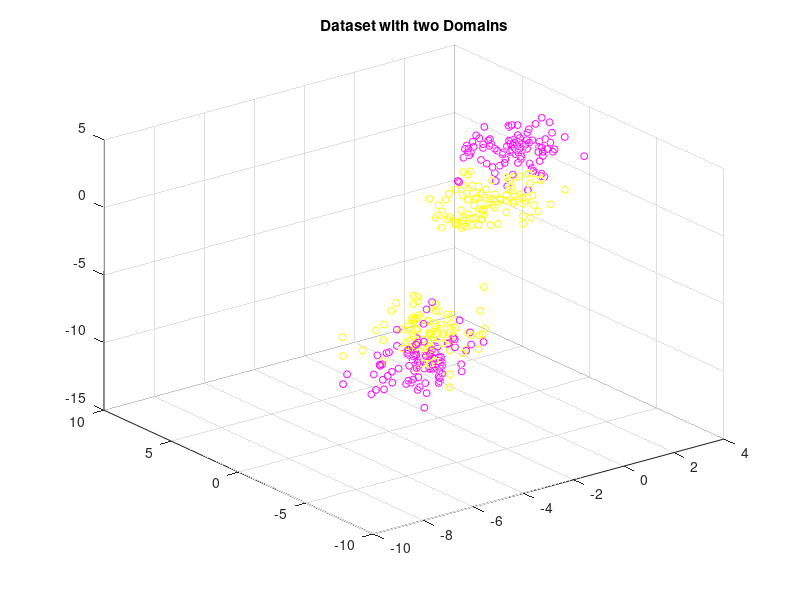
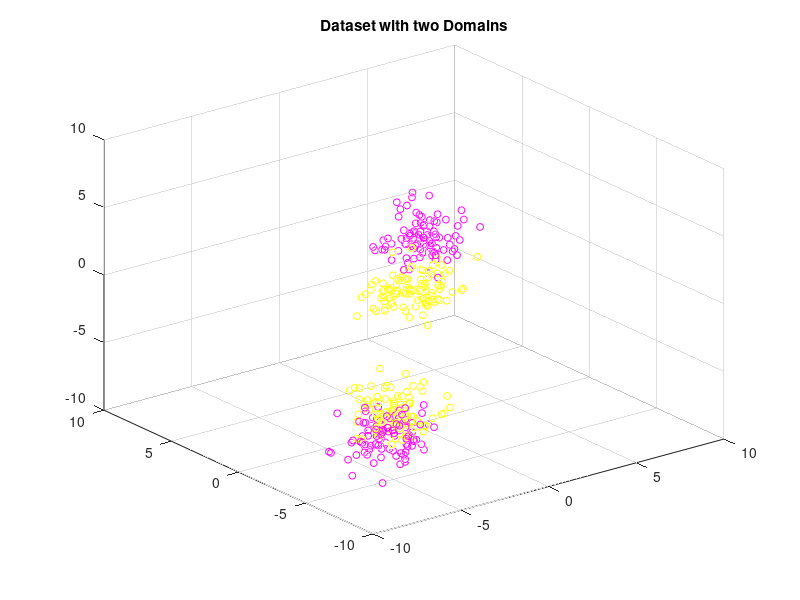
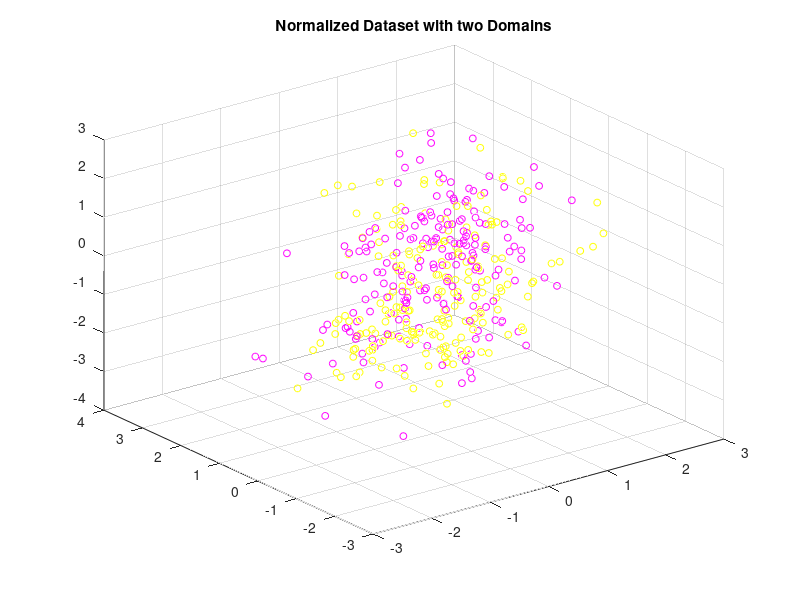
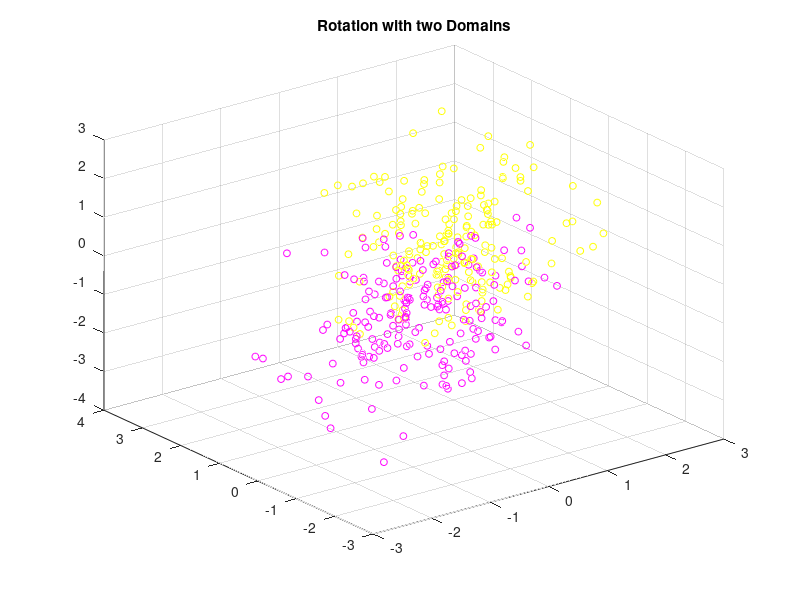

Write MATLAB code to recreate these figures, in order.
% This script visualizes the problem of transfer learning with and synthetic
% gaussian dataset

close all;

Z= [randn(100,3); randn(100,3)+2];
Ys = [ones(100,1); ones(100,1)*2];

X= [randn(100,3)-5; randn(100,3)-6];
Yt = [ones(100,1)*1; ones(100,1)*2];

D = [Z;X];
Y = [Ys;Yt];
color_1 = [1 1 0]; % yellow: source label1
color_2 = [1 0 1];  %magenta: source label2
color_3 = [0 1 0]; %green: target label3
color_4 = [0 0 1]; %blue: target label4

cmap = [color_1; color_2; color_3;color_4];
label = cmap(Y,:);

figure;
scatter3(D(:,1),D(:,2),D(:,3),ones(size(Y))*25,label);
title('Dataset with two Domains')

Z = zscore(Z,1); X = zscore(X,1);

% Z =  tsne(Z,'Algorithm','barneshut','Distance','euclidean','NumDimensions',2);
% X =  tsne(X,'Algorithm','barneshut','Distance','euclidean','NumDimensions',2);
%  
% Z = zscore(Z,1); X = zscore(X,1);
% D = [Z;X];
% Y = [Ys;Yt];
% figure;
% scatter(D(:,1),D(:,2),ones(size(Y))*25,label);
% title('Normalized Dataset with two Domains')
% 
% [U,S,V] = svd(X);
% [~,ZS,~] = svd(Z);
% Z = U*ZS*V';
% 
% D = [Z;X];
% figure;
% scatter(D(:,1),D(:,2),ones(size(Y))*25,label);
% title('Rotation with two Domains')

% model = svmtrain(Y(1:200,:),Z, ['-c 10', ' -t 2']);
% [label, acc,scores] = svmpredict(Y(201:end,:),X, model);
% 
% Orginal space
% Z= [randn(100,3); randn(100,3)+2];
% Ys = [ones(100,1); ones(100,1)*2];
% 
% X= [randn(100,3)-5; randn(100,3)-6];
% Yt = [ones(100,1)*3; ones(100,1)*4];
% 
% D = [Z;X];
% Y = [Ys;Yt];
% color_1 = [1 1 0]; % yellow: source label1
% color_2 = [1 0 1];  %magenta: source label2
% color_3 = [0 1 0]; %green: target label3
% color_4 = [0 0 1]; %blue: target label4
% 
% cmap = [color_1; color_2; color_3;color_4];
% label = cmap(Y,:);
% 
% figure;
% scatter3(D(:,1),D(:,2),D(:,3),ones(size(Y))*25,label);
% title('Dataset with two Domains')
% 
% Z = zscore(Z,1); X = zscore(X,1);
% 
% D = [Z;X];
% Y = [Ys;Yt];
% figure;
% scatter3(D(:,1),D(:,2),D(:,3),ones(size(Y))*25,label);
% title('Normalized Dataset with two Domains')
% 
% [U,S,V] = svd(X);
% [~,ZS,~] = svd(Z);
% Z = U*ZS*V';
% 
% D = [Z;X];
% figure;
% scatter3(D(:,1),D(:,2),D(:,3),ones(size(Y))*25,label);
% title('Rotation with two Domains')
% 
% Reduced Subspace


%% TWO Labels

Z= [randn(100,3); randn(100,3)+2];
Ys = [ones(100,1); ones(100,1)*2];

X= [randn(100,3)-5; randn(100,3)-6];
Yt = [ones(100,1); ones(100,1)*2];

D = [Z;X];
Y = [Ys;Yt];
color_1 = [1 1 0]; % yellow: source label1
color_2 = [1 0 1];  %magenta: source label2
color_3 = [0 1 0]; %green: target label1
color_4 = [0 0 1]; %blue: target label2

cmap = [color_1; color_2;];
label = cmap(Y,:);

figure;
scatter3(D(:,1),D(:,2),D(:,3),ones(size(Y))*25,label);
title('Dataset with two Domains')

Z = zscore(Z,1); X = zscore(X,1);
D = [Z;X];
Y = [Ys;Yt];
figure;
scatter3(D(:,1),D(:,2),D(:,3),ones(size(Y))*25,label);
title('Normalized Dataset with two Domains')

[U,S,V] = svd(X);
[~,ZS,~] = svd(Z);
Z = U*ZS*V';

D = [Z;X];
figure;
scatter3(D(:,1),D(:,2),D(:,3),ones(size(Y))*25,label);
title('Rotation with two Domains')

